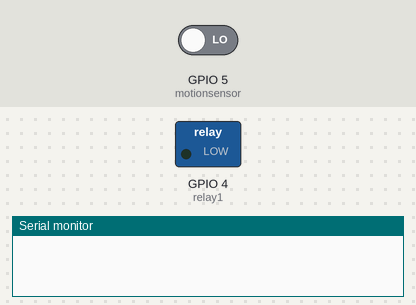
Bench run of a sketch on a simulated ESP8266 (NodeMCU). Parts: switched loads named in the sketch (green lamp = pin HIGH), the last lines printed to the serial monitor. The inputs (shaded band) are chosen by the test bench; at power-on: GPIO 5 (motionsensor) LOW. WiFi joins after 1.5 s; servers stay silent unless stated.

Above: at 3.0 s.
3.1 s: GPIO 5 (motionsensor) driven HIGH
At 4.0 s:
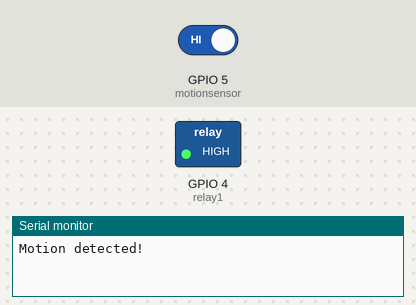
4.6 s: GPIO 5 (motionsensor) driven LOW
At 6.4 s:
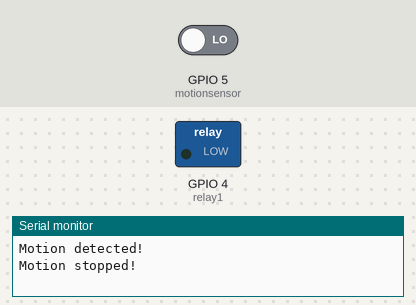
Timing chart, 0 to 7.9 s (numbered marks = the images above; inputs shaded):
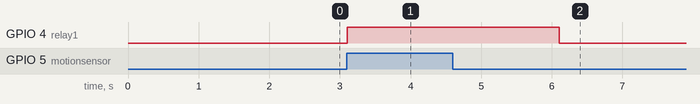

Measured:
- after the input at 3.1 s, GPIO 4 (relay1): LOW → HIGH at once
- after the input at 4.6 s, GPIO 4 (relay1): HIGH → LOW after 1.5 s

The sketch:

ESP_01s_PIR.ino
```cpp
#define BLYNK_TEMPLATE_ID "TMPL4bkC0Urwt"
#define BLYNK_TEMPLATE_NAME "Detektor"
#define BLYNK_AUTH_TOKEN "n8ywpFle_Q_qGkZOlvy6rkipkpc2eehZ"
/* Comment this out to disable prints and save space */
#define BLYNK_PRINT Serial

#include <ESP8266WiFi.h>
#include <BlynkSimpleEsp8266.h>  // Promjena iz ESP32 na ESP8266

// WiFi podaci
char ssid[] = "WiFi-6C4E34-2.4G";
char pass[] = "aaaaaaaa";

// Pinovi
int relay1 = 4;  // GPIO0 (ESP-01S) ili GPIO2, zavisi koji pin koristiš za relej
const int motionsensor = 5;  // GPIO2 (ESP-01S) za PIR senzor

int pinStateCurrent = LOW;   // Trenutno stanje pina
int pinStatePrevious = LOW;  // Prethodno stanje pina
int status1 = LOW;

BlynkTimer timer;

// Ova funkcija se poziva svaki put kada se uređaj poveže na Blynk Cloud
BLYNK_CONNECTED() {
  Blynk.syncVirtual(V0);  // Sinhronizuje V0
  Blynk.syncVirtual(V1);  // Sinhronizuje V1
}

void setup() {
  // Debug konzola
  Serial.begin(115200);  // Inicijalizacija serijske veze

  // Povezivanje sa Blynk platformom
  Blynk.begin(BLYNK_AUTH_TOKEN, ssid, pass);

  pinMode(motionsensor, INPUT);  // Postavi PIR pin kao ulazni
  pinMode(relay1, OUTPUT);       // Postavi GPIO pin za relej kao izlazni
}

void loop() {
  Blynk.run();
  timer.run();

  pinStatePrevious = pinStateCurrent;  // Spremi prethodno stanje
  pinStateCurrent = digitalRead(motionsensor);  // Čitaj trenutno stanje PIR senzora

  if (pinStatePrevious == LOW && pinStateCurrent == HIGH) {  // Promjena stanja: LOW -> HIGH (detektovan pokret)
    Serial.println("Motion detected!");
    digitalWrite(relay1, HIGH);  // Aktiviraj relej
    Blynk.virtualWrite(V0, 1);   // Pošaljite 1 na V0 (aktivacija)
    Blynk.virtualWrite(V1, "Motion Detected");  // Pošaljite obavijest na V1
    Blynk.logEvent("detekcija_pokreta","Detekcija pokreta");
    delay(3000);
  }
  else if (pinStatePrevious == HIGH && pinStateCurrent == LOW) {  // Promjena stanja: HIGH -> LOW (pokret prestao)
    Serial.println("Motion stopped!");
    digitalWrite(relay1, LOW);  // Deaktiviraj relej
    Blynk.virtualWrite(V0, 0);   // Pošaljite 0 na V0 (deaktivacija)
    Blynk.virtualWrite(V1, "Motion Stopped");  // Pošaljite obavijest na V1
  }
}
```
